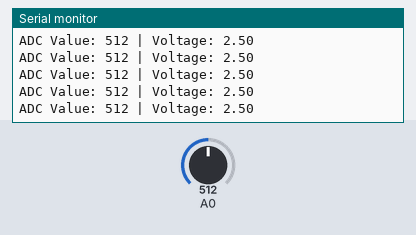
Simulated run of this sketch. Board: Arduino Uno, built with avr-gcc and run on an emulated ATmega328P. Parts: the last lines printed to the serial monitor. The inputs (shaded band) are chosen by the test bench; at power-on: A0 = 512.

Above: at 1.2 s.
1.3 s: A0 set to 716
At 1.32 s:
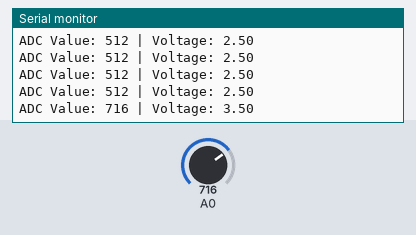
2.8 s: A0 set to 900
At 2.83 s:
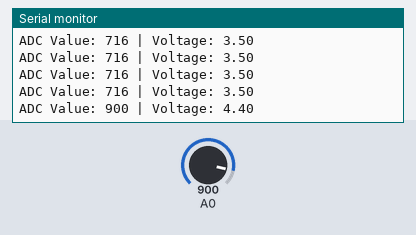
Timing chart, 0 to 5.8 s (numbered marks = the images above; inputs shaded):
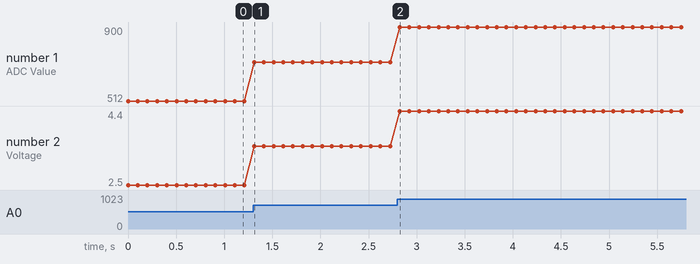

The sketch:

Potensio_nilai_ADCx5_bagi1023_.ino
```cpp
void setup() {
  Serial.begin(9600);
}

void loop() {
  int adcValue = analogRead(A0);
  float voltage = (adcValue * 5.0) / 1023.0;
  Serial.print("ADC Value: ");
  Serial.print(adcValue);
  Serial.print(" | Voltage: ");
  Serial.println(voltage);
  delay(100);
}
```

Measured:
- after the input at 1.3 s, the serial monitor: prints a new line at once (image 1)
- after the input at 2.8 s, the serial monitor: prints a new line at once (image 2)
- plotted number 1: 512 → 716 after the input at 1.3 s, 716 → 900 after the input at 2.8 s
- plotted number 2: 2.5 → 3.5 after the input at 1.3 s, 3.5 → 4.4 after the input at 2.8 s
